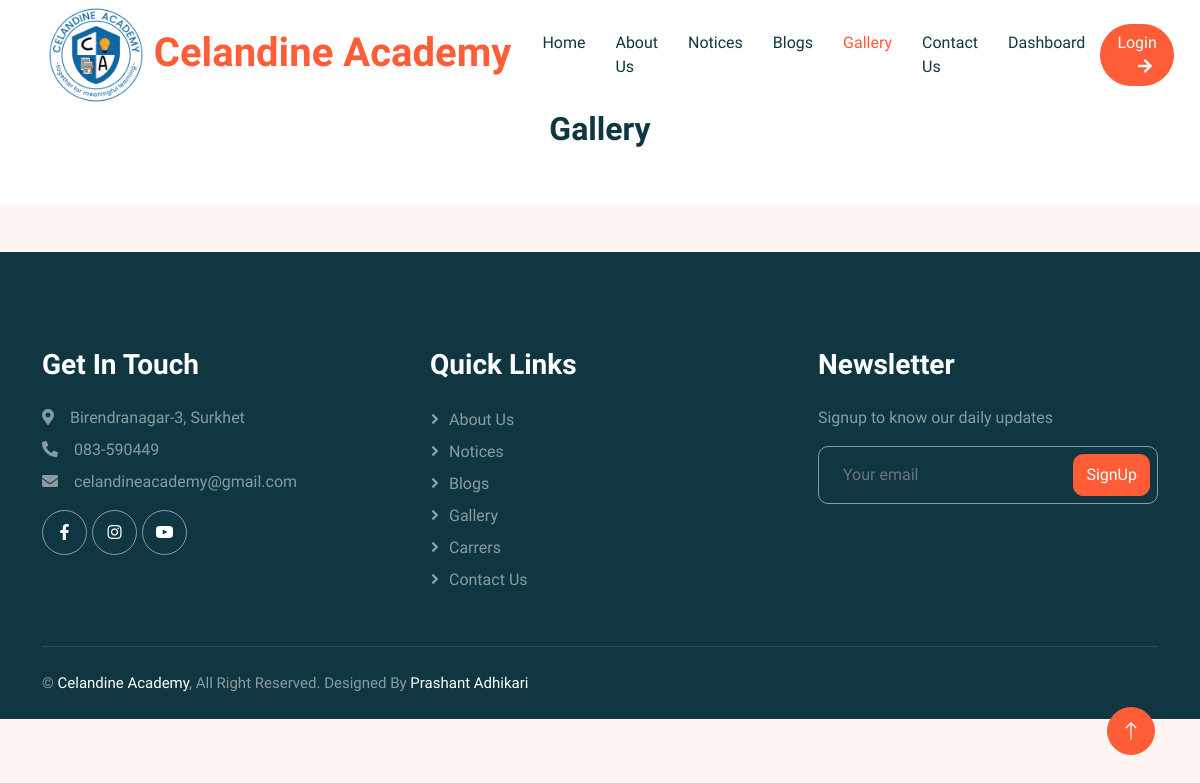
The page /gallery/ on the database as committed earlier.
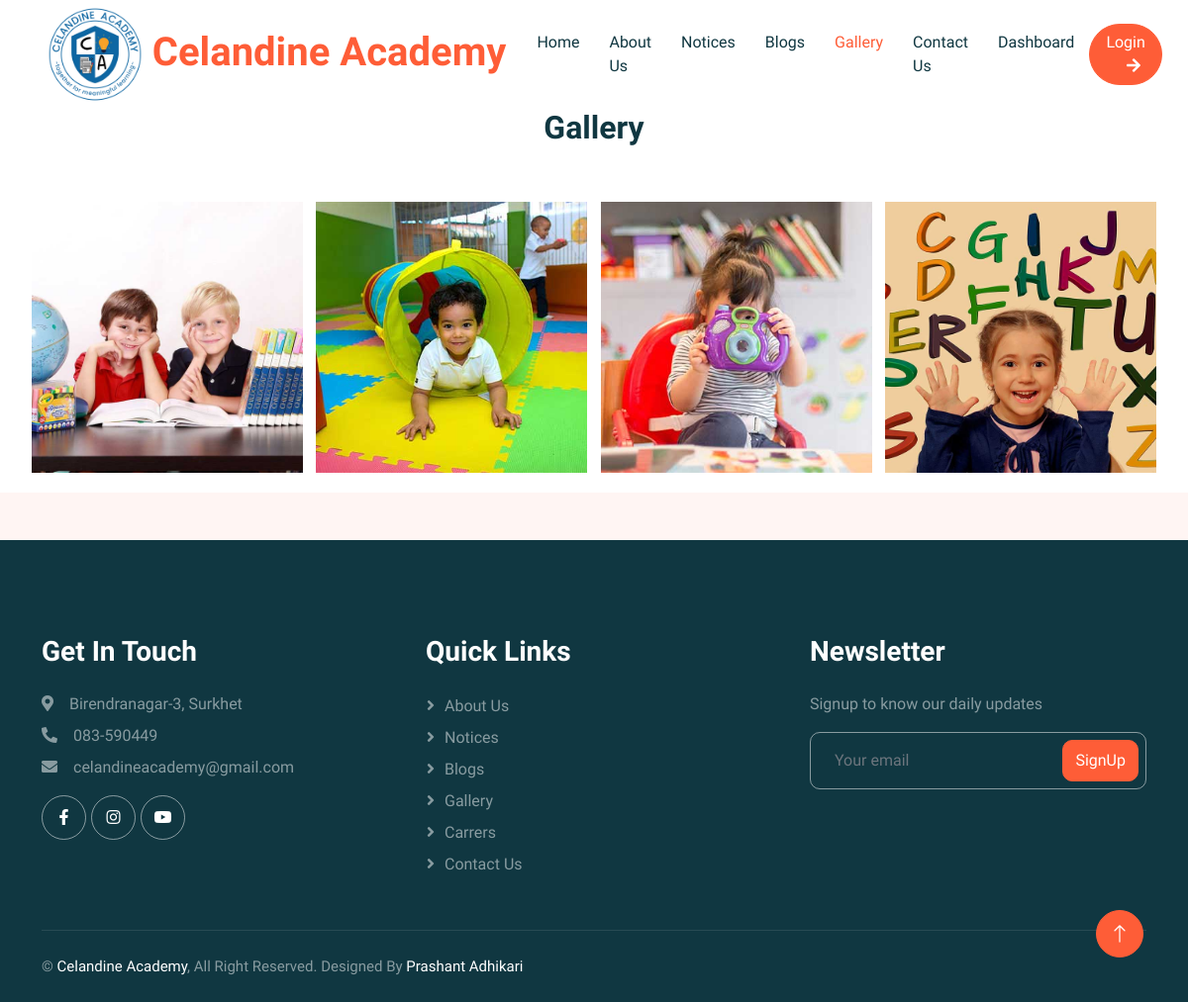
The same page on the database as committed later.
### base/models.py (models this page shows, shortened)
class SchoolSetup(models.Model):
    data_set = models.CharField(max_length=255)
    logo = models.ImageField(upload_to="uploads/logos")
    school_name = models.CharField(max_length=255)
    address = models.CharField(max_length=255)
    contact = models.CharField(max_length=255)
    email = models.EmailField(max_length=255)
    opening_hours = models.CharField(max_length=255)
    map_url = models.URLField(null=True, blank=True)
    created_at = models.DateTimeField(auto_now_add=True)
    class Meta:
        verbose_name_plural = "01. School Setup"

class Gallery(models.Model):
    title = models.CharField(max_length=200, blank=True, null=True)
    image = models.ImageField(upload_to="uploads/gallery_images/")
    created = models.DateField(auto_now_add=True)
    class Meta:
        verbose_name_plural = ("12. Gallery")
        ordering = ['-created']

### base/views.py (the view)
# urls.py: path('gallery/', views.gallery, name='gallery'),
def gallery(request):
    photos = Gallery.objects.all()
    context ={'photos': photos}
    return render (request, 'gallery.html', context)

### base/context_processors.py (called while the page is built)
def custom_data(request):
    if SchoolSetup.objects.all().exists():
        setup = SchoolSetup.objects.all().order_by('-created_at')
        data = setup[0]
        return {'data': data}
    else:
        data=None
        return {'data': data}

def social_data(request):
    if Socials.objects.all().exists():
        social = Socials.objects.all().order_by('-created_at')
        sodata = social[0]
        return {'sodata': sodata}
    else:
        sodata=None
        return {'sodata': sodata}

def vision_data(request):
    if Vision.objects.all().exists():
        vision = Vision.objects.all().order_by('-created_at')
        vdata = vision[0]
        return {'vdata': vdata}
    else:
        vdata = None
        return {'vdata': vdata}

def mission_data(request):
    if Mission.objects.all().exists():
        mission = Mission.objects.all().order_by('-created_at')
        mdata = mission[0]
        return {'mdata': mdata}
    else:
        mdata = None
        return {'mdata': mdata}

def message_data(request):
    msgdata = MessageFrom.objects.all()
    return {'message_data': msgdata}

def team_data(request):
    team = TeamMember.objects.all()
    return {'tdata': team}

def faq(request):
    faq = Faqs.objects.all()
    return {'fdata': faq}

def courses(request):
    courses = Courses.objects.all()
    return {'cdata': courses}

def testimonial(request):
    tmsg = Testimonial.objects.all()
    return {'tedata': tmsg}

def popup(request):
    modal = PopupMessage.objects.all()
    return {'pdata': modal}

### templates/gallery.html (shortened to what this page needs)
{% extends 'main.html' %}
{% load static %}
{% block content %}
<div class="container-xxl bg-white p-0">
    <div class="container-fluid">
        <div class="row">
            <div class="col text-center mb-5">
                <h2>Gallery</h2>
            </div>
        </div>
        <div class="gallery">
            <div class="gallery-images">
                {% for photo in photos %}
                <div class="gallery-item">
                    <img src="{{ photo.image.url }}" alt="" width="300">
                </div>
                {% endfor %}
            </div>
        </div>
    </div>
</div>
{% endblock %}

### templates/main.html (shortened to what this page needs)
<!DOCTYPE html>
{% load static %}
<html lang="en">
<head>
    <link href="https://cdnjs.cloudflare.com/ajax/libs/font-awesome/5.10.0/css/all.min.css" rel="stylesheet">
    <link href="https://cdn.jsdelivr.net/npm/bootstrap-icons@1.4.1/font/bootstrap-icons.css" rel="stylesheet">
    <link href="{% static 'lib/animate/animate.min.css' %}" rel="stylesheet">
    <link href="{% static 'lib/owlcarousel/assets/owl.carousel.min.css' %}" rel="stylesheet">
    <link href="{% static 'css/bootstrap.min.css' %}" rel="stylesheet">
    <link href="../static/css/style.css" rel="stylesheet">
</head>
<body>
    {% include 'header.html'%}
    {% block content %}
    {% endblock %}
    {% include 'footer.html'%}
</body>
</html>

### templates/header.html (shortened to what this page needs)
{% block content %}
<div class="container-xxl bg-white p-0">
    <nav class="navbar navbar-expand-lg bg-white navbar-light sticky-top px-4 px-lg-5 py-lg-0">
        <a href="{% url 'home' %}" class="navbar-brand">
            <h1 class="m-0 text-primary">
                <img src="{{data.logo.url}}" class="" alt="" height="100px">
                {{data.school_name}}
            </h1>
        </a>
        <div class="collapse navbar-collapse" id="navbarCollapse">
            <div class="navbar-nav mx-auto">
                {% with url_name=request.resolver_match.url_name %}
                <a href="{% url 'home' %}"
                    class="nav-item nav-link {% if url_name == 'home' %}active{% endif %}">Home</a>
                <a href="{% url 'about' %}"
                    class="nav-item nav-link {% if url_name == 'about' %}active{% endif %}">About Us</a>
                <a href="{% url 'notice' %}"
                    class="nav-item nav-link {% if url_name == 'notice' %}active{% endif %}">Notices</a>
                <a href="{% url 'blogs' %}"
                    class="nav-item nav-link {% if url_name == 'blogs' %}active{% endif %}">Blogs</a>
                <a href="{% url 'gallery' %}"
                    class="nav-item nav-link {% if url_name == 'gallery' %}active{% endif %}">Gallery</a>
                <a href="{% url 'contact' %}"
                    class="nav-item nav-link {% if url_name == 'contact' %}active{% endif %}">Contact Us</a>
                <a href="{% url 'dashboard' %}"
                    class="nav-item nav-link {% if url_name == 'dashboard' %}active{% endif %}">Dashboard</a>
                {% endwith %}
            </div>
            {% if request.user.is_authenticated %}
            <a href="{% url 'logout' %}" class="btn btn-primary rounded-pill px-3 d-none d-lg-block">Logout<i
                    class="fa fa-arrow-down ms-3"></i></a>
            {% else %}
            <a href="{% url 'login' %}" class="btn btn-primary rounded-pill px-3 d-none d-lg-block">Login<i
                    class="fa fa-arrow-right ms-3"></i></a>
            {% endif %}
        </div>
    </nav>
</div>
{% endblock %}

### templates/footer.html (shortened to what this page needs)
{% block content %}
<div class="container-fluid bg-dark text-white-50 footer pt-5 mt-5 wow fadeIn" data-wow-delay="0.1s">
    <div class="container py-5">
        <div class="row g-5">
            <div class="col-lg-4 col-md-6">
                <h3 class="text-white mb-4">Get In Touch</h3>
                <p class="mb-2"><i class="fa fa-map-marker-alt me-3"></i>{{data.address}}</p>
                <p class="mb-2"><i class="fa fa-phone-alt me-3"></i>{{data.contact}}</p>
                <p class="mb-2"><i class="fa fa-envelope me-3"></i>{{data.email}}</p>
                <div class="d-flex pt-2">
                    <a class="btn btn-outline-light btn-social" href="{{sodata.facebook_url}}"><i
                            class="fab fa-facebook-f"></i></a>
                    <a class="btn btn-outline-light btn-social" href="{{sodata.instagram_url}}"><i
                            class="fab fa-instagram"></i></a>
                    <a class="btn btn-outline-light btn-social" href="{{sodata.youtube_url}}"><i
                            class="fab fa-youtube"></i></a>
                </div>
            </div>
            <div class="col-lg-4 col-md-6">
                <h3 class="text-white mb-4">Quick Links</h3>
                <a class="btn btn-link text-white-50" href="{% url 'about' %}">About Us</a>
                <a class="btn btn-link text-white-50" href="{% url 'notice' %}">Notices</a>
                <a class="btn btn-link text-white-50" href="{% url 'blogs' %}">Blogs</a>
                <a class="btn btn-link text-white-50" href="{% url 'gallery' %}">Gallery</a>
                <a class="btn btn-link text-white-50" href="{% url 'carrers' %}">Carrers</a>
                <a class="btn btn-link text-white-50" href="{% url 'contact' %}">Contact Us</a>
            </div>
            <div class="col-lg-4 col-md-6">
                <h3 class="text-white mb-4">Newsletter</h3>
                <p>Signup to know our daily updates</p>
                <div class="position-relative mx-auto" style="max-width: 400px;">
                    <input class="form-control bg-transparent w-100 py-3 ps-4 pe-5" type="text"
                        placeholder="Your email">
                    <button type="button"
                        class="btn btn-primary py-2 position-absolute top-0 end-0 mt-2 me-2">SignUp</button>
                </div>
            </div>
        </div>
    </div>
    <div class="container">
        <div class="copyright">
            <div class="row">
                <div class="col-md-6 text-center text-md-start mb-3 mb-md-0">
                    &copy; <a class="" href="{% url 'home' %}">{{data.school_name}}</a>, All Right Reserved.
                    Designed By <a class="" href="#">Prashant Adhikari</a>
                </div>
            </div>
        </div>
    </div>
</div>
<a href="#" class="btn btn-lg btn-primary btn-lg-square back-to-top"><i class="bi bi-arrow-up"></i></a>
{% endblock %}

### static/css/style.css (style rules this page uses)
:root { --primary: #FE5D37; --light: #FFF5F3; --dark: #103741; }
.back-to-top { position: fixed; display: none; right: 45px; bottom: 45px; z-index: 99; }
.btn { font-weight: 500; transition: .5s; }
.btn.btn-primary { color: #FFFFFF; }
.btn-lg-square { width: 48px; height: 48px; }
.btn-square, .btn-sm-square, .btn-lg-square { padding: 0; display: flex; align-items: center; justify-content: center; font-weight: normal; border-radius: 50px; }
h1, h2, h3, h4, .h1, .h2, .h3, .h4, .display-1, .display-2, .display-3, .display-4, .display-5, .display-6 { font-family: 'Lobster Two', cursive; font-weight: 700; }
.navbar .navbar-nav .nav-link { padding: 30px 15px; color: var(--dark); font-weight: 500; outline: none; }
.navbar .navbar-nav .nav-link:hover, .navbar .navbar-nav .nav-link.active { color: var(--primary); }
.navbar.sticky-top { top: -100px; transition: .5s; }
.footer .btn.btn-social { margin-right: 5px; width: 45px; height: 45px; display: flex; align-items: center; justify-content: center; color: #FFFFFF; border: 1px solid rgba(255,255,255,0.5); border-radius: 45px; transition: .3s; }
.footer .btn.btn-link { display: block; margin-bottom: 5px; padding: 0; text-align: left; font-size: 16px; font-weight: normal; text-transform: capitalize; transition: .3s; }
.footer .btn.btn-link::before { position: relative; content: "\f105"; font-family: "Font Awesome 5 Free"; font-weight: 900; margin-right: 10px; }
.footer .form-control { border-color: rgba(255,255,255,0.5); }
.footer .copyright { padding: 25px 0; font-size: 15px; border-top: 1px solid rgba(256, 256, 256, .1); }
.footer .copyright a { color: #FFFFFF; }

### templates/gallery.html (style rules this page uses)
.gallery { display: flex; justify-content: center; }
.gallery-images { display: flex; flex-wrap: wrap; justify-content: space-between; max-width: 1200px; margin: 0 auto; padding: 0 20px; }
.gallery-item { flex: 0 0 calc(25% - 10px); margin-bottom: 20px; box-sizing: border-box; }
.gallery-item img { width: 100%; height: auto; display: block; }

Rows that differ between the two databases and show on the page:
added Gallery: image (picture)
added Gallery: image (picture)
added Gallery: image (picture)
added Gallery: image (picture)
